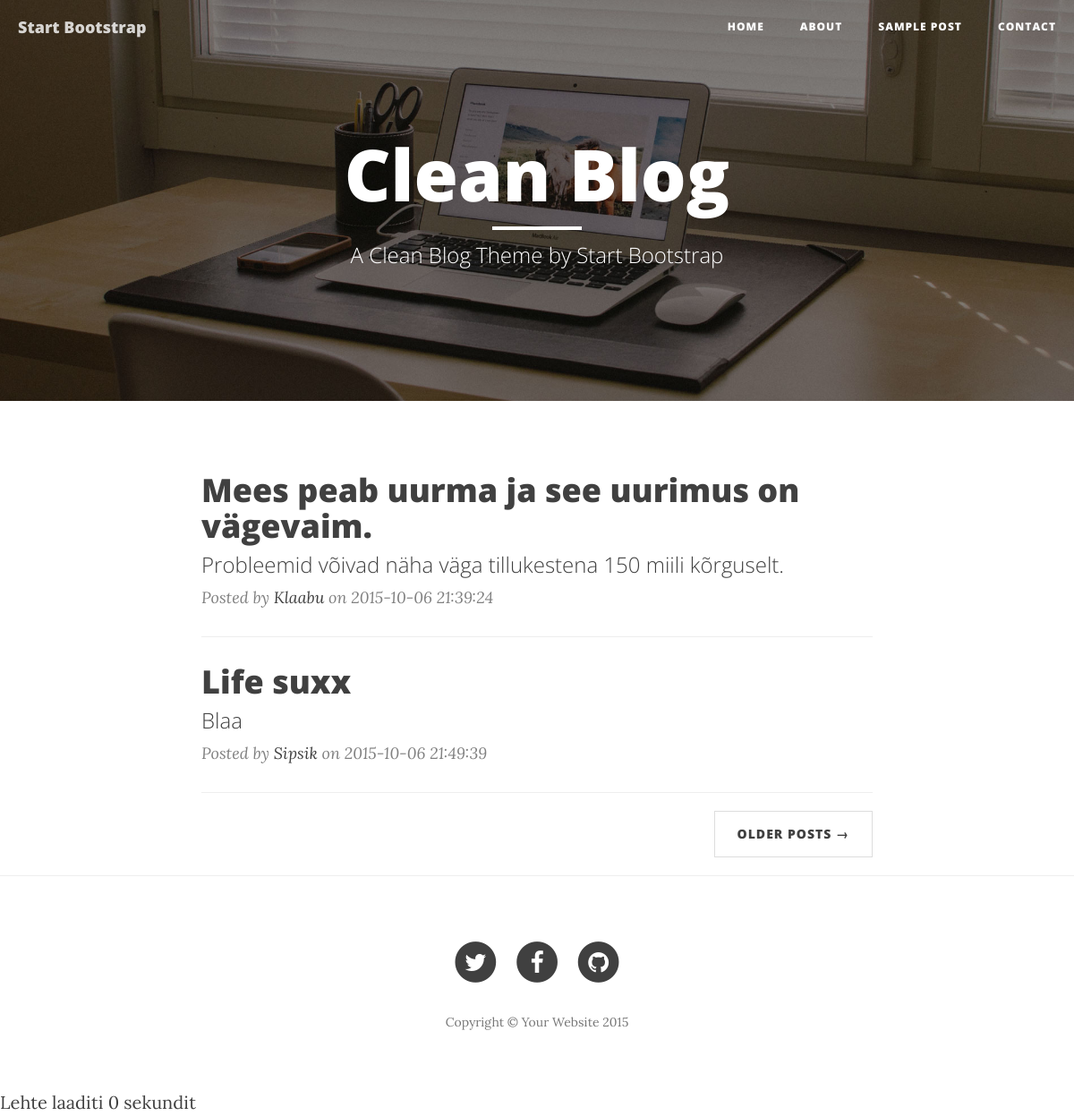
The page / on the database its author committed.
### tables this page shows
CREATE TABLE IF NOT EXISTS `posts` (
  `post_id`          INT(11) UNSIGNED NOT NULL,
  `author_id`        INT(10) UNSIGNED NOT NULL,
  `post_title`       VARCHAR(255)     NOT NULL,
  `post_description` VARCHAR(255)     NOT NULL,
  `post_text`        TEXT             NOT NULL,
  `post_created`     DATETIME         NOT NULL DEFAULT CURRENT_TIMESTAMP
);

CREATE TABLE IF NOT EXISTS `authors` (
  `author_id`   INT(11) UNSIGNED NOT NULL,
  `author_name` VARCHAR(255)     NOT NULL
);

### controllers/home.php (called while the page is built)
<?php
$q = mysqli_query($db, "SELECT * FROM posts NATURAL JOIN authors");
while ($row = mysqli_fetch_assoc($q)) {
    $posts[] = $row;
}
?>

### views/home.php (the view)
<header class="intro-header" style="background-image: url('img/home-bg.jpg')">
    <div class="container">
        <div class="row">
            <div class="col-lg-8 col-lg-offset-2 col-md-10 col-md-offset-1">
                <div class="site-heading">
                    <h1>Clean Blog</h1>
                    <hr class="small">
                    <span class="subheading">A Clean Blog Theme by Start Bootstrap</span>
                </div>
            </div>
        </div>
    </div>
</header>
<div class="container">
    <div class="row">
        <div class="col-lg-8 col-lg-offset-2 col-md-10 col-md-offset-1">
            <?php foreach ($posts as $post) { ?>
                <div class="post-preview">
                    <a href="?page=post&id=<?= $post['post_id'] ?>">
                        <h2 class="post-title">
                            <?= $post['post_title'] ?>
                        </h2>
                        <h3 class="post-subtitle">
                            <?= $post['post_description'] ?>
                        </h3>
                    </a>
                    <p class="post-meta">Posted by <a href="#">
                            <?= $post['author_name'] ?>
                        </a> on <?= $post['post_created'] ?></p>
                </div>
                <hr>
            <?php }; ?>
            <ul class="pager">
                <li class="next">
                    <a href="#">Older Posts &rarr;</a>
                </li>
            </ul>
        </div>
    </div>
</div>
<hr>

### templates/master_template.php (shortened to what this page needs)
<!DOCTYPE html>
<html lang="en">
<head>
    <link href="css/bootstrap.min.css" rel="stylesheet">
    <link href="css/clean-blog.min.css" rel="stylesheet">
    <link href="http://maxcdn.bootstrapcdn.com/font-awesome/4.1.0/css/font-awesome.min.css" rel="stylesheet"
          type="text/css">
</head>
<body>
<nav class="navbar navbar-default navbar-custom navbar-fixed-top">
    <div class="container-fluid">
        <div class="navbar-header page-scroll">
            <a class="navbar-brand" href="index.html">Start Bootstrap</a>
        </div>
        <div class="collapse navbar-collapse" id="bs-example-navbar-collapse-1">
            <ul class="nav navbar-nav navbar-right">
                <li>
                    <a href="?">Home</a>
                </li>
                <li>
                    <a href="?page=about">About</a>
                </li>
                <li>
                    <a href="?page=sample">Sample Post</a>
                </li>
                <li>
                    <a href="?page=contact">Contact</a>
                </li>
            </ul>
        </div>
    </div>
</nav>
<?php if (file_exists("views/$page.php")) require "views/$page.php"; else require 'views/error.php' ?>
<footer>
    <div class="container">
        <div class="row">
            <div class="col-lg-8 col-lg-offset-2 col-md-10 col-md-offset-1">
                <ul class="list-inline text-center">
                    <li>
                        <a href="#">
                                <span class="fa-stack fa-lg">
                                    <i class="fa fa-circle fa-stack-2x"></i>
                                    <i class="fa fa-twitter fa-stack-1x fa-inverse"></i>
                                </span>
                        </a>
                    </li>
                    <li>
                        <a href="#">
                                <span class="fa-stack fa-lg">
                                    <i class="fa fa-circle fa-stack-2x"></i>
                                    <i class="fa fa-facebook fa-stack-1x fa-inverse"></i>
                                </span>
                        </a>
                    </li>
                    <li>
                        <a href="#">
                                <span class="fa-stack fa-lg">
                                    <i class="fa fa-circle fa-stack-2x"></i>
                                    <i class="fa fa-github fa-stack-1x fa-inverse"></i>
                                </span>
                        </a>
                    </li>
                </ul>
                <p class="copyright text-muted">Copyright &copy; Your Website <?= date('Y') ?></p>
            </div>
        </div>
    </div>
</footer>
</body>
</html>

### index.php (shortened to what this page needs)
<?php
$page_load_start = microtime(1);
$page = !empty($_GET['page']) ? $_GET['page'] : 'home';
if (file_exists("controllers/$page.php")) {
    require "controllers/$page.php";
}
require "templates/master_template.php";
echo 'Lehte laaditi ' . round(microtime(1) - $page_load_start, 4) . ' sekundit';
?>

### rows shown on the page
posts: post_title "Mees peab uurma ja see uurimus on vägevaim.", post_description "Probleemid võivad näha väga tillukestena 150 miili kõrguselt.", author.author_name "Klaabu", post_created "2015-10-06 21:39:24"
posts: post_title "Life suxx", post_description "Blaa", author.author_name "Sipsik", post_created "2015-10-06 21:49:39"
